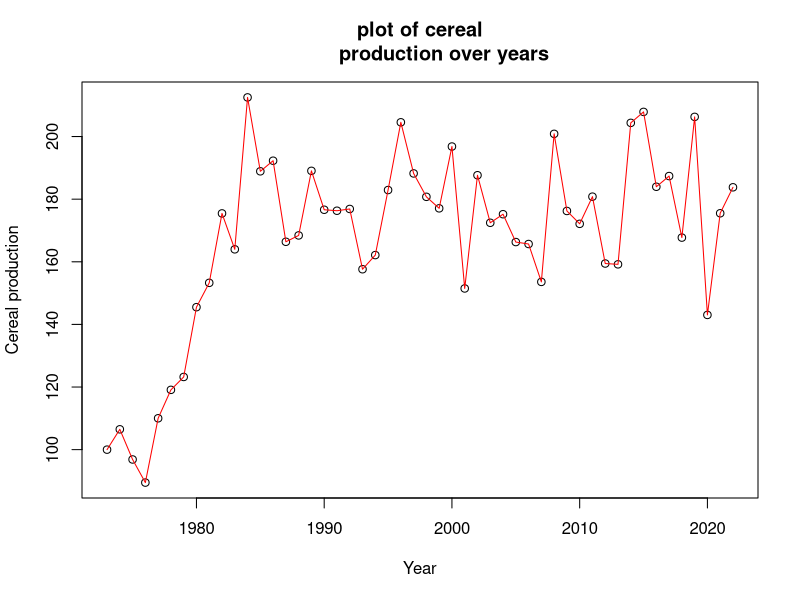

Generate this figure with R: (Note: this script raises an error after producing the figure.)


library(tseries)
#read the data set
 cereal_orgnl<-read.csv("cereal.csv")
#make the corresponding table
cereal_cleaned_1<-head(cereal_orgnl,9)
cereal_cleaned_2<-tail(cereal_cleaned_1, 2)
cereal_cleaned_3<-cereal_cleaned_2[, -1]
library(data.table)
cereal_data<-transpose(as.data.table(cereal_cleaned_2))
cereal_main<-cereal_data[-1,]
colnames(cereal_main)<-c("YEAR","PRODUCTION")
#to plot the original data
t<-plot(cereal_main$YEAR,cereal_main$PRODUCTION, xlab="Year"
        ,ylab="Cereal production", main = " plot of cereal 
        production over years",col="black")
lines(cereal_main$YEAR,cereal_main$PRODUCTION,col="red")
print(t)
#to plot the trend
linear_model <- lm(PRODUCTION ~ YEAR, data =cereal_main)
# Extract the coefficients
intercept <- coef(linear_model)[1]
slope <- coef(linear_model)[2]

trend_values <- predict(linear_model)
cat("Intercept:", intercept, "\n")
cat("Slope (Trend):", slope, "\n")
trend_line1 <- function(x) {
    return(intercept1 + (slope1 * x))
   }
plot(trend_line1,main="TREND LINE OF CEREAL PRODUCTION",
     col ="blue")
legend("bottomright", legend = paste("Trend Line: y =",
  round(intercept, 2), "+", round(slope, 2), "x"), 
  col = "blue", lty = 1)

#plot acf and pacf
cereal_ts <- cereal_main$PRODUCTION
cereal_ts1 <- ts(cereal_ts, start = min(cereal_main$YEAR), 
                 end = max(cereal_main$YEAR), frequency = 1)
class(cereal_ts1)
cereal_ts1<-as.numeric(cereal_main$PRODUCTION)
acf(cereal_ts1, main = "Autocorrelation Function (ACF)")
pacf(cereal_ts1, main = "Partial Autocorrelation Function (PACF)")
# adf test
install.packages("tseries")
library(tseries)
adf.test(cereal_ts1,alternative = "stationary")


# auto arima
install.packages("forecast")
library(forecast)
model0 <- arima(cereal_ts1, order = c(0, 0, 0))
summary(model0)
n.ahead <- 10  # Number of steps ahead for which prediction is required
pred_10 <- predict(model0, n.ahead = n.ahead)$pred
print(pred_10)
plot(pred_10)
# AR MODEL
model2 <- arima(cereal_ts1, order = c(1, 0, 0))
summary(model2)
n.ahead <- 10  # Number of steps ahead for which prediction is required
pred_12 <- predict(model2, n.ahead = n.ahead)$pred
print(pred_12)
fy_2 <- seq(2023, 2032)
plot(fy_2, pred_12, type = 'l', xlab = 'Year', ylab = 'Future Production', main = 'Future Production Forecast by AR(1) model')

plot(pred_12)
#MA MODEL
model3 <- arima(cereal_ts1, order = c(0,0,1))
summary(model3)
n.ahead <- 10  # Number of steps ahead for which prediction is required
pred_13<- predict(model3,n.ahead = n.ahead)$pred
print(pred_13)
fy_3 <- seq(2023, 2032)
plot(fy_3, pred_13, type = 'l', xlab = 'Year', ylab = 'Future Production', main = 'Future Production Forecast by MA(1) model')

# Fit a ARMA model of order (1, 1)
model4<- arima(cereal_ts1, order = c(1, 0, 1))
summary(model4)
n.ahead <- 10  # Number of steps ahead for which prediction is required
pred_14<- predict(model4,n.ahead = n.ahead)$pred
print(pred_14)

fy_4 <- seq(2023, 2032)
plot(fy_4, pred_14, type = 'l', xlab = 'Year', ylab = 'Future Production', main = 'Future Production Forecast by ARMA(1,1)')







